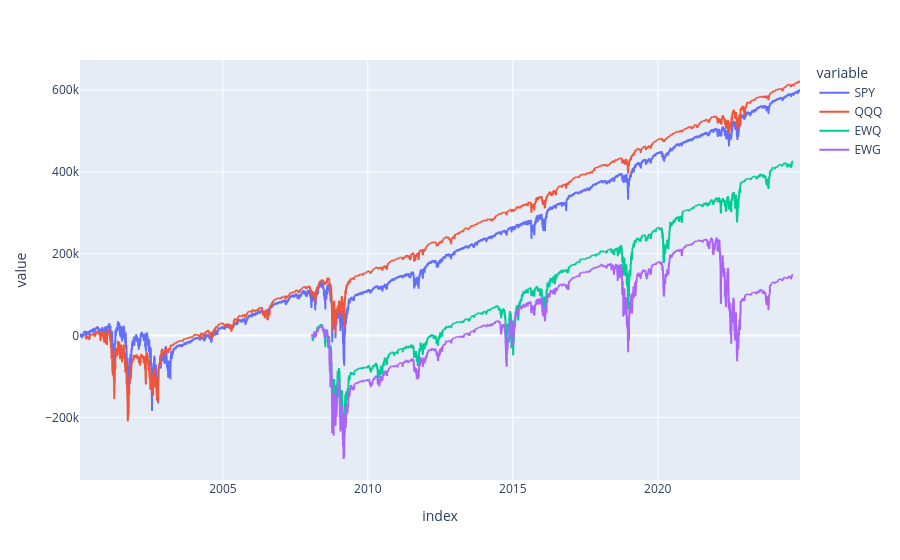

The cell this chart's notebook holds for it:
### Code cell
px.line(gross_daily_pnl_df.cumsum())

### Figure 1 — Plotly figure (JSON) as saved in the notebook; plotly's stock layout.template omitted (floating-point values rounded to 4 significant figures; data arrays with more than 128 entries replaced by an {"elided": "..."} marker saying what was removed)
{"data": [{"hovertemplate": "variable=SPY<br>index=%{x}<br>value=%{y}<extra></extra>", "legendgroup": "SPY", "line": {"color": "#636efa", "dash": "solid"}, "marker": {"symbol": "circle"}, "mode": "lines", "name": "SPY", "showlegend": true, "type": "scattergl", "x": {"elided": "6249 str values"}, "xaxis": "x", "y": {"elided": "6249 float values"}, "yaxis": "y"}, {"hovertemplate": "variable=QQQ<br>index=%{x}<br>value=%{y}<extra></extra>", "legendgroup": "QQQ", "line": {"color": "#EF553B", "dash": "solid"}, "marker": {"symbol": "circle"}, "mode": "lines", "name": "QQQ", "showlegend": true, "type": "scattergl", "x": {"elided": "6249 str values"}, "xaxis": "x", "y": {"elided": "6249 float values"}, "yaxis": "y"}, {"hovertemplate": "variable=EWQ<br>index=%{x}<br>value=%{y}<extra></extra>", "legendgroup": "EWQ", "line": {"color": "#00cc96", "dash": "solid"}, "marker": {"symbol": "circle"}, "mode": "lines", "name": "EWQ", "showlegend": true, "type": "scattergl", "x": {"elided": "6249 str values"}, "xaxis": "x", "y": {"elided": "6249 float values"}, "yaxis": "y"}, {"hovertemplate": "variable=EWG<br>index=%{x}<br>value=%{y}<extra></extra>", "legendgroup": "EWG", "line": {"color": "#ab63fa", "dash": "solid"}, "marker": {"symbol": "circle"}, "mode": "lines", "name": "EWG", "showlegend": true, "type": "scattergl", "x": {"elided": "6249 str values"}, "xaxis": "x", "y": {"elided": "6249 float values"}, "yaxis": "y"}], "layout": {"legend": {"title": {"text": "variable"}, "tracegroupgap": 0}, "margin": {"t": 60}, "xaxis": {"anchor": "y", "domain": [0, 1], "title": {"text": "index"}}, "yaxis": {"anchor": "x", "domain": [0, 1], "title": {"text": "value"}}}}
